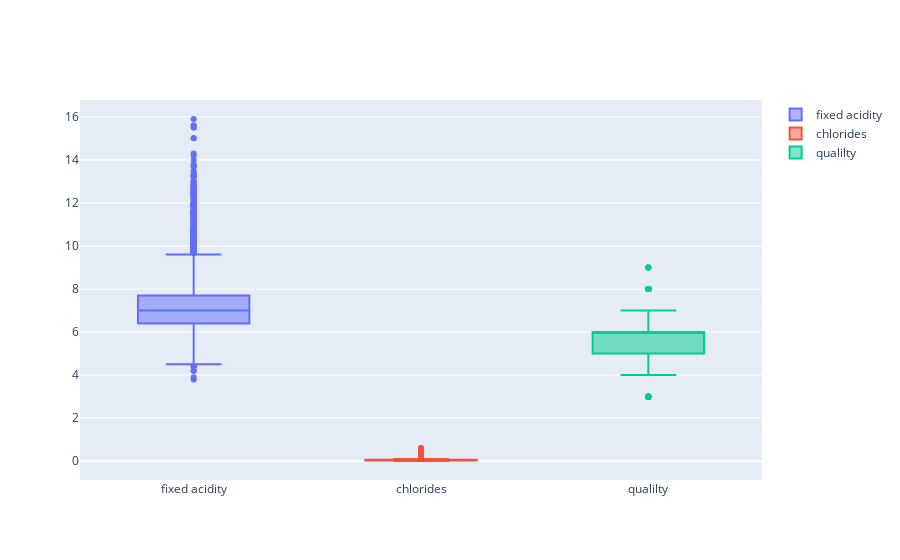

The cell this chart's notebook holds for it:
### Code cell
fig = go.Figure()
fig.add_trace(go.Box(y=X['fixed acidity'], name='fixed acidity'))
fig.add_trace(go.Box(y=X['chlorides'], name='chlorides'))
fig.add_trace(go.Box(y=X['quality'], name='qualilty'))

fig.show()

### Figure 1 — Plotly figure (JSON) as saved in the notebook; plotly's stock layout.template omitted (floating-point values rounded to 4 significant figures; data arrays with more than 128 entries replaced by an {"elided": "..."} marker saying what was removed)
{"data": [{"name": "fixed acidity", "type": "box", "y": {"elided": "6497 float values"}}, {"name": "chlorides", "type": "box", "y": {"elided": "6497 float values"}}, {"name": "qualilty", "type": "box", "y": {"elided": "6497 int values"}}], "layout": {}}
